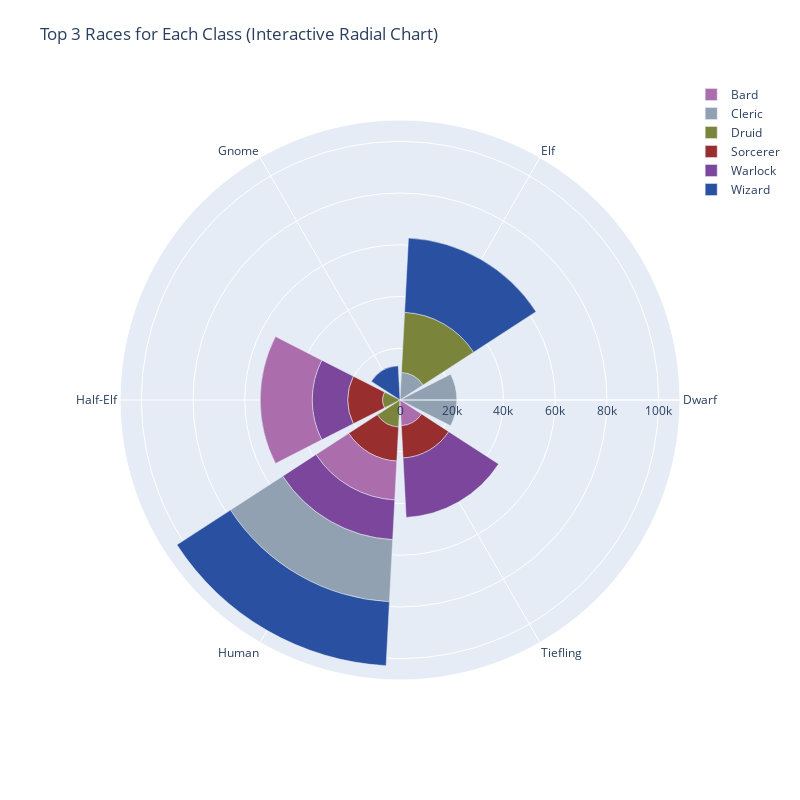

The notebook cell this image was saved under:
### Code cell
import pandas as pd
import plotly.graph_objects as go
import numpy as np

# Load dataset
zip_path = "over_one_mil_chars.zip"
df = pd.read_csv(zip_path, usecols=["class_starting", "race"])

# Keep only six spellcasting classes
selected_classes = ["Bard", "Cleric", "Druid", "Sorcerer", "Warlock", "Wizard"]
df_filtered = df[df["class_starting"].isin(selected_classes)]

# Count number of each race per class
df_counts = df_filtered.groupby(["class_starting", "race"]).size().reset_index(name="count")

# Rank races for each class; keep only top 3
df_counts["ranks"] = df_counts.groupby("class_starting")["count"].rank(method="dense", ascending=False)
df_top_races = df_counts[df_counts["ranks"] <= 3]

# Get unique classes and sorted races
unique_classes = sorted(df_top_races["class_starting"].unique())
sorted_races = sorted(df_top_races["race"].unique())  

# Map from race to angles (evenly spaced around circle)
race_to_angle = {race: angle for race, angle in zip(sorted_races, np.linspace(0, 360, len(sorted_races), endpoint=False))}

# Make colors same as offical D&D character sheet themes
class_colors = {
    "Bard": "#AB6DAC",
    "Cleric": "#91A1B2",
    "Druid": "#7A853B",
    "Sorcerer": "#992E2E",
    "Warlock": "#7B469B",
    "Wizard": "#2A50A1"
}

# Ensure largest count per race is plotted first
df_sorted = df_top_races.sort_values(["race", "count"], ascending=[False, True])

# Create figure
fig = go.Figure()

# Loop through each race and add bars for each class
for race in sorted_races:
    race_data = df_sorted[df_sorted["race"] == race]

    for _, row in race_data.iterrows():
        cls = row["class_starting"]
        angle = race_to_angle[race]
        count = row["count"]

        # Add a radial bar for each class-race pair
        fig.add_trace(go.Barpolar(
            r=[count],
            # Position around the circle
            theta=[angle],  
            # Adjust width of the bars
            width=[360 / len(sorted_races) * 0.9],  
            marker_color=class_colors[cls],
            name=f"{cls} - {race}",
            hoverinfo="text",
            text=f"{cls} ({count})",
            # Hide from legend
            showlegend=False  
        ))
        
# Make it so that the legend is only the 6 classes and not the 18 different 
# combinations of class and race
for cls in unique_classes:
    fig.add_trace(go.Barpolar(
        # Invisible bar
        r=[0], theta=[0],  
        marker_color=class_colors[cls],
        # Only the class name appears in the legend
        name=cls,  
        hoverinfo="skip",
    ))

# Modify layout
fig.update_layout(
    title="Top 3 Races for Each Class (Interactive Radial Chart)",
    polar=dict(
        radialaxis=dict(showticklabels=True, tickfont_size=12),
        angularaxis=dict(showticklabels=True, tickmode="array", tickvals=list(race_to_angle.values()), ticktext=sorted_races)
    ),
    showlegend=True,
    margin=dict(l=120, r=120, t=80, b=80),
    height=800, width=800
)

# Show chart
fig.show()

### Figure 1 — Plotly figure (JSON) as saved in the notebook; plotly's stock layout.template omitted (floating-point values rounded to 4 significant figures)
{"data": [{"hoverinfo": "text", "marker": {"color": "#91A1B2"}, "name": "Cleric - Dwarf", "r": [21967], "showlegend": false, "text": "Cleric (21967)", "theta": [0], "type": "barpolar", "width": [54]}, {"hoverinfo": "text", "marker": {"color": "#91A1B2"}, "name": "Cleric - Elf", "r": [10667], "showlegend": false, "text": "Cleric (10667)", "theta": [60], "type": "barpolar", "width": [54]}, {"hoverinfo": "text", "marker": {"color": "#7A853B"}, "name": "Druid - Elf", "r": [23268], "showlegend": false, "text": "Druid (23268)", "theta": [60], "type": "barpolar", "width": [54]}, {"hoverinfo": "text", "marker": {"color": "#2A50A1"}, "name": "Wizard - Elf", "r": [28762], "showlegend": false, "text": "Wizard (28762)", "theta": [60], "type": "barpolar", "width": [54]}, {"hoverinfo": "text", "marker": {"color": "#2A50A1"}, "name": "Wizard - Gnome", "r": [13211], "showlegend": false, "text": "Wizard (13211)", "theta": [120], "type": "barpolar", "width": [54]}, {"hoverinfo": "text", "marker": {"color": "#7A853B"}, "name": "Druid - Half-Elf", "r": [6733], "showlegend": false, "text": "Druid (6733)", "theta": [180], "type": "barpolar", "width": [54]}, {"hoverinfo": "text", "marker": {"color": "#992E2E"}, "name": "Sorcerer - Half-Elf", "r": [13511], "showlegend": false, "text": "Sorcerer (13511)", "theta": [180], "type": "barpolar", "width": [54]}, {"hoverinfo": "text", "marker": {"color": "#7B469B"}, "name": "Warlock - Half-Elf", "r": [13702], "showlegend": false, "text": "Warlock (13702)", "theta": [180], "type": "barpolar", "width": [54]}, {"hoverinfo": "text", "marker": {"color": "#AB6DAC"}, "name": "Bard - Half-Elf", "r": [20077], "showlegend": false, "text": "Bard (20077)", "theta": [180], "type": "barpolar", "width": [54]}, {"hoverinfo": "text", "marker": {"color": "#7A853B"}, "name": "Druid - Human", "r": [10471], "showlegend": false, "text": "Druid (10471)", "theta": [240], "type": "barpolar", "width": [54]}, {"hoverinfo": "text", "marker": {"color": "#992E2E"}, "name": "Sorcerer - Human", "r": [13178], "showlegend": false, "text": "Sorcerer (13178)", "theta": [240], "type": "barpolar", "width": [54]}, {"hoverinfo": "text", "marker": {"color": "#AB6DAC"}, "name": "Bard - Human", "r": [15055], "showlegend": false, "text": "Bard (15055)", "theta": [240], "type": "barpolar", "width": [54]}, {"hoverinfo": "text", "marker": {"color": "#7B469B"}, "name": "Warlock - Human", "r": [15363], "showlegend": false, "text": "Warlock (15363)", "theta": [240], "type": "barpolar", "width": [54]}, {"hoverinfo": "text", "marker": {"color": "#91A1B2"}, "name": "Cleric - Human", "r": [24076], "showlegend": false, "text": "Cleric (24076)", "theta": [240], "type": "barpolar", "width": [54]}, {"hoverinfo": "text", "marker": {"color": "#2A50A1"}, "name": "Wizard - Human", "r": [24681], "showlegend": false, "text": "Wizard (24681)", "theta": [240], "type": "barpolar", "width": [54]}, {"hoverinfo": "text", "marker": {"color": "#AB6DAC"}, "name": "Bard - Tiefling", "r": [9947], "showlegend": false, "text": "Bard (9947)", "theta": [300], "type": "barpolar", "width": [54]}, {"hoverinfo": "text", "marker": {"color": "#992E2E"}, "name": "Sorcerer - Tiefling", "r": [12508], "showlegend": false, "text": "Sorcerer (12508)", "theta": [300], "type": "barpolar", "width": [54]}, {"hoverinfo": "text", "marker": {"color": "#7B469B"}, "name": "Warlock - Tiefling", "r": [22984], "showlegend": false, "text": "Warlock (22984)", "theta": [300], "type": "barpolar", "width": [54]}, {"hoverinfo": "skip", "marker": {"color": "#AB6DAC"}, "name": "Bard", "r": [0], "theta": [0], "type": "barpolar"}, {"hoverinfo": "skip", "marker": {"color": "#91A1B2"}, "name": "Cleric", "r": [0], "theta": [0], "type": "barpolar"}, {"hoverinfo": "skip", "marker": {"color": "#7A853B"}, "name": "Druid", "r": [0], "theta": [0], "type": "barpolar"}, {"hoverinfo": "skip", "marker": {"color": "#992E2E"}, "name": "Sorcerer", "r": [0], "theta": [0], "type": "barpolar"}, {"hoverinfo": "skip", "marker": {"color": "#7B469B"}, "name": "Warlock", "r": [0], "theta": [0], "type": "barpolar"}, {"hoverinfo": "skip", "marker": {"color": "#2A50A1"}, "name": "Wizard", "r": [0], "theta": [0], "type": "barpolar"}], "layout": {"height": 800, "margin": {"b": 80, "l": 120, "r": 120, "t": 80}, "polar": {"angularaxis": {"showticklabels": true, "tickmode": "array", "ticktext": ["Dwarf", "Elf", "Gnome", "Half-Elf", "Human", "Tiefling"], "tickvals": [0, 60, 120, 180, 240, 300]}, "radialaxis": {"showticklabels": true, "tickfont": {"size": 12}}}, "showlegend": true, "title": {"text": "Top 3 Races for Each Class (Interactive Radial Chart)"}, "width": 800}}
